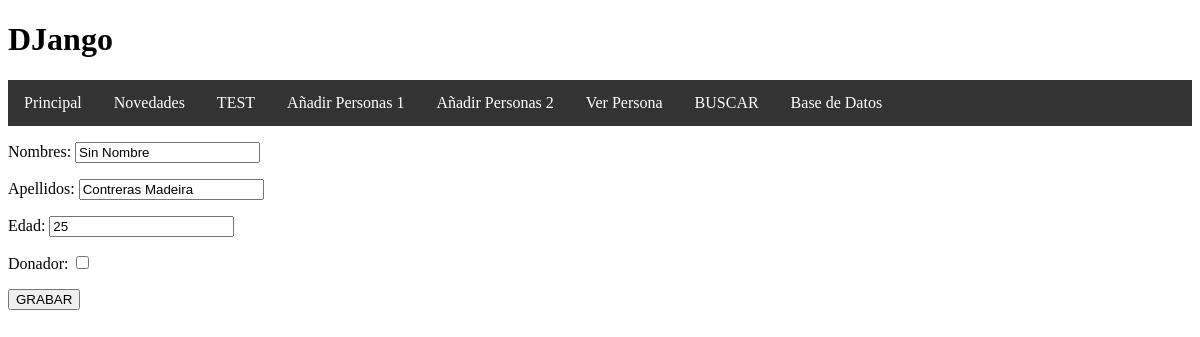
Screenshot of /agregar/ with the database file from the repository.
### personas/models.py (models this page shows)
class Persona(models.Model):
    nombres = models.CharField(max_length=100)
    apellidos = models.CharField(max_length=100)
    edad = models.IntegerField()
    donador = models.BooleanField()

### personas/views.py (the view)
# urls.py: path('agregar/', personaCreateView, name="crear persona"),
def personaCreateView(request):
    initialValues = {
        'nombres':'Sin Nombre',
        'edad':'25'
    }
    obj = Persona.objects.get(id=2) #Creamos una variable que guarde los datos de una persona, en este caso con id = 2
    form = PersonaForm(request.POST or None, instance=obj, initial=initialValues) #le enviamos la instancia del objeto con clave 2
    if form.is_valid(): #Si todo esta completo lo grabe
        form.save()
        form = PersonaForm()  #Cargar de nuevo el formulario /blanquear los campos
    context = {
        'form': form,  #Le enviamos el formulario
    }
    return render(request, 'personasCreate.html', context)

### personas/forms.py (shortened to what this page needs)
class PersonaForm(forms.ModelForm):
    class Meta:
        model = Persona
        fields = [
            'nombres',
            'apellidos',
            'edad',
            'donador',
        ]

### personas/templates/personasCreate.html
{% extends 'base.html' %}
{% block content %}
    <form method="POST"> {% csrf_token %}
        {{ form.as_p}}
        <input type="submit" value="GRABAR" />
    </form>
{% endblock %}

### rows the page displays
Persona: nombres "Sin Nombre", apellidos "Contreras Madeira", edad "25"
